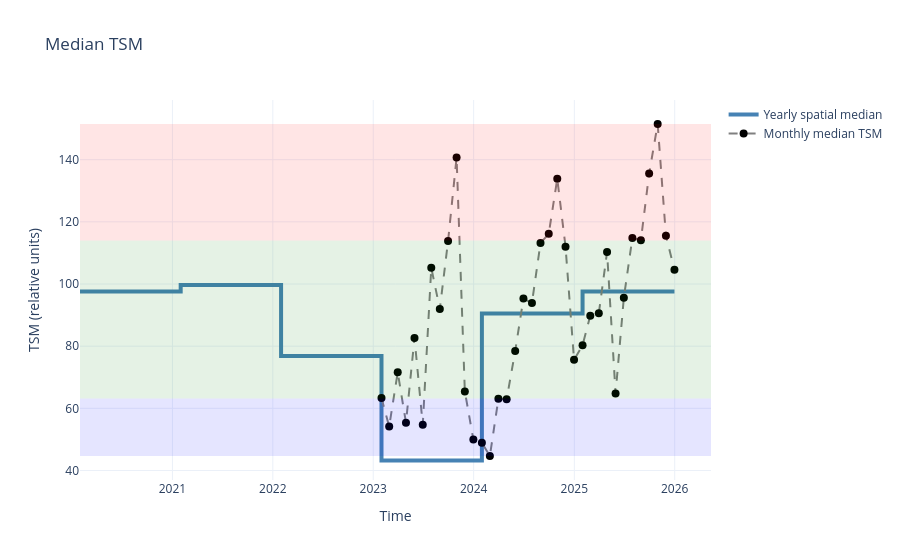

Notebook code for this chart:
### Code cell
fig = go.Figure()

# Low band
fig.add_hrect(
    y0=quantile_vals[0],
    y1=quantile_vals[1],
    fillcolor="blue",
    opacity=0.1,
    line_width=0,
)

# Normal band
fig.add_hrect(
    y0=quantile_vals[1],
    y1=quantile_vals[2],
    fillcolor="green",
    opacity=0.1,
    line_width=0,
)

# High band
fig.add_hrect(
    y0=quantile_vals[2], y1=quantile_vals[3], fillcolor="red", opacity=0.1, line_width=0
)

# Yearly step line
fig.add_trace(
    go.Scatter(
        x=year_x_monthly,
        y=year_y_monthly,
        mode="lines",
        line_shape="hv",
        line=dict(color="steelblue", width=4, dash="solid"),
        name="Yearly spatial median",
        hovertemplate="<b>Year</b>: %{x|%Y}<br>" "<b>TSM</b>: %{y:.2f}<extra></extra>",
    )
)

# Monthly points
fig.add_trace(
    go.Scatter(
        x=x,
        y=y,
        mode="lines+markers",
        name="Monthly median TSM",
        line=dict(color="grey", dash="dash"),
        marker=dict(color="black", size=8),
        customdata=status,
        hovertemplate="<b>Date</b>: %{x}<br>"
        "<b>TSM</b>: %{y:.2f}<br>"
        "<b>Status</b>: %{customdata}<extra></extra>",
    )
)

fig.update_layout(
    title="Median TSM",
    yaxis_title="TSM (relative units)",
    template="plotly_white",
    hovermode="x unified",
    dragmode="zoom",
    xaxis=dict(title="Time", type="date"),
)

fig.show()
